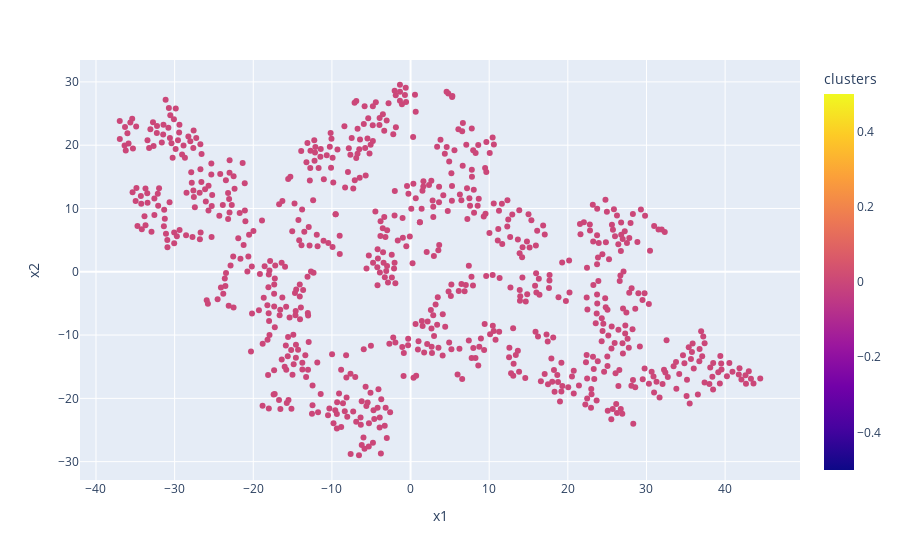
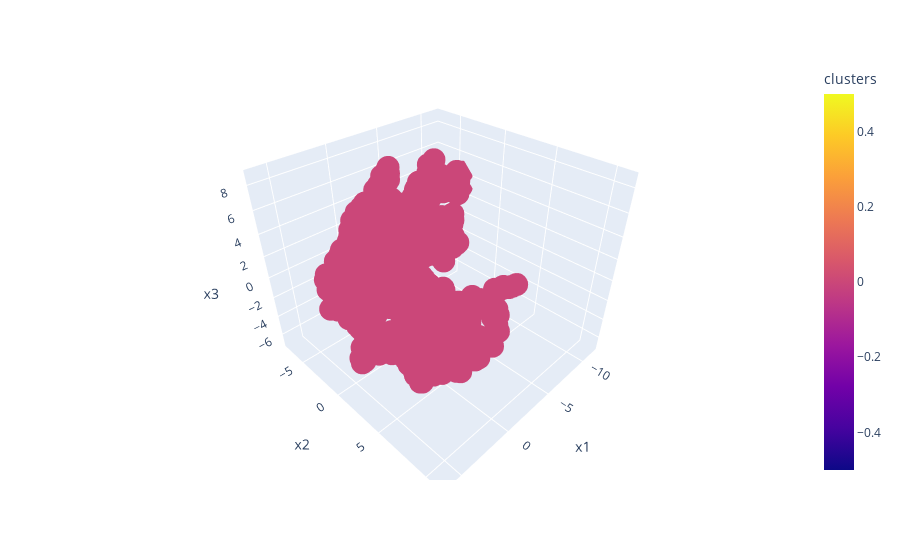

Notebook code for these charts, in order:
### Markdown cell above
#### Visualize using TSNE

### Code cell
visualize_clusters_using_tsne(train_api_embeddings, train_api_clusters_dbscan)

### Figure 1 — Plotly figure (JSON) as saved in the notebook; plotly's stock layout.template omitted (floating-point values rounded to 4 significant figures; data arrays with more than 128 entries replaced by an {"elided": "..."} marker saying what was removed)
{"data": [{"hovertemplate": "x1=%{x}<br>x2=%{y}<br>clusters=%{marker.color}<extra></extra>", "legendgroup": "", "marker": {"color": {"elided": "765 int values"}, "coloraxis": "coloraxis", "symbol": "circle"}, "mode": "markers", "name": "", "orientation": "v", "showlegend": false, "type": "scatter", "x": {"elided": "765 float values"}, "xaxis": "x", "y": {"elided": "765 float values"}, "yaxis": "y"}], "layout": {"coloraxis": {"colorbar": {"title": {"text": "clusters"}}, "colorscale": [[0, "#0d0887"], [0.1111, "#46039f"], [0.2222, "#7201a8"], [0.3333, "#9c179e"], [0.4444, "#bd3786"], [0.5556, "#d8576b"], [0.6667, "#ed7953"], [0.7778, "#fb9f3a"], [0.8889, "#fdca26"], [1, "#f0f921"]]}, "legend": {"tracegroupgap": 0}, "margin": {"t": 60}, "xaxis": {"anchor": "y", "domain": [0, 1], "title": {"text": "x1"}}, "yaxis": {"anchor": "x", "domain": [0, 1], "title": {"text": "x2"}}}}

### Figure 2 — Plotly figure (JSON) as saved in the notebook; plotly's stock layout.template omitted (floating-point values rounded to 4 significant figures; data arrays with more than 128 entries replaced by an {"elided": "..."} marker saying what was removed)
{"data": [{"hovertemplate": "x1=%{x}<br>x2=%{y}<br>x3=%{z}<br>clusters=%{marker.color}<extra></extra>", "legendgroup": "", "marker": {"color": {"elided": "765 int values"}, "coloraxis": "coloraxis", "size": 8, "symbol": "circle"}, "mode": "markers", "name": "", "scene": "scene", "showlegend": false, "type": "scatter3d", "x": {"elided": "765 float values"}, "y": {"elided": "765 float values"}, "z": {"elided": "765 float values"}}], "layout": {"coloraxis": {"colorbar": {"title": {"text": "clusters"}}, "colorscale": [[0, "#0d0887"], [0.1111, "#46039f"], [0.2222, "#7201a8"], [0.3333, "#9c179e"], [0.4444, "#bd3786"], [0.5556, "#d8576b"], [0.6667, "#ed7953"], [0.7778, "#fb9f3a"], [0.8889, "#fdca26"], [1, "#f0f921"]]}, "legend": {"tracegroupgap": 0}, "margin": {"t": 60}, "scene": {"domain": {"x": [0, 1], "y": [0, 1]}, "xaxis": {"title": {"text": "x1"}}, "yaxis": {"title": {"text": "x2"}}, "zaxis": {"title": {"text": "x3"}}}}}
